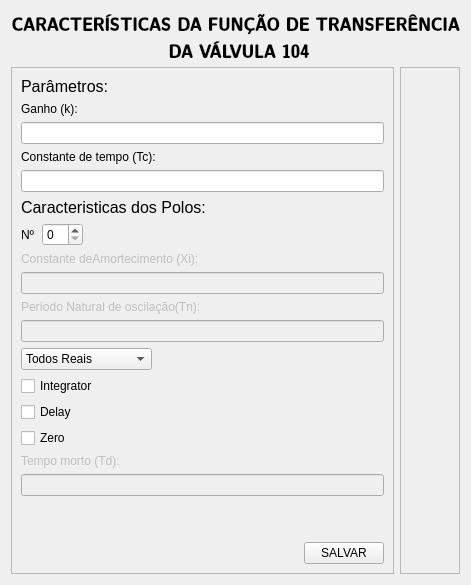
        <widget class="QWidget" name="Elements_TF">
         <layout class="QGridLayout" name="gridLayout_25">
          <item row="0" column="0" colspan="2">
           <widget class="QLabel" name="label_78">
            <property name="maximumSize">
             <size>
              <width>16777215</width>
              <height>50</height>
             </size>
            </property>
            <property name="font">
             <font>
              <family>Latin Modern Sans Demi Cond</family>
              <pointsize>14</pointsize>
              <weight>75</weight>
              <bold>true</bold>
             </font>
            </property>
            <property name="text">
             <string>CARACTERÍSTICAS DA FUNÇÃO DE TRANSFERÊNCIA
 DA VÁLVULA 104</string>
            </property>
            <property name="alignment">
             <set>Qt::AlignCenter</set>
            </property>
           </widget>
          </item>
          <item row="1" column="0">
           <widget class="QFrame" name="frame_44">
            <property name="frameShape">
             <enum>QFrame::StyledPanel</enum>
            </property>
            <property name="frameShadow">
             <enum>QFrame::Raised</enum>
            </property>
            <layout class="QGridLayout" name="gridLayout_24">
             <item row="0" column="0">
              <layout class="QVBoxLayout" name="verticalLayout_47">
               <item>
                <widget class="QLabel" name="label_79">
                 <property name="font">
                  <font>
                   <pointsize>12</pointsize>
                  </font>
                 </property>
                 <property name="text">
                  <string>Parâmetros:</string>
                 </property>
                </widget>
               </item>
               <item>
                <widget class="QLabel" name="label_80">
                 <property name="text">
                  <string>Ganho (k):</string>
                 </property>
                </widget>
               </item>
               <item>
                <widget class="QLineEdit" name="lineEdit_26"/>
               </item>
               <item>
                <widget class="QLabel" name="label_81">
                 <property name="text">
                  <string>Constante de tempo (Tc):</string>
                 </property>
                </widget>
               </item>
               <item>
                <widget class="QLineEdit" name="lineEdit_27"/>
               </item>
               <item>
                <widget class="QLabel" name="label_82">
                 <property name="font">
                  <font>
                   <pointsize>12</pointsize>
                  </font>
                 </property>
                 <property name="text">
                  <string>Caracteristicas dos Polos: </string>
                 </property>
                </widget>
               </item>
               <item>
                <layout class="QHBoxLayout" name="horizontalLayout_43">
                 <item>
                  <widget class="QLabel" name="label_83">
                   <property name="text">
                    <string>Nº</string>
                   </property>
                  </widget>
                 </item>
                 <item>
                  <widget class="QSpinBox" name="spinBox_6"/>
                 </item>
                 <item>
                  <spacer name="horizontalSpacer_28">
                   <property name="orientation">
                    <enum>Qt::Horizontal</enum>
                   </property>
                   <property name="sizeHint" stdset="0">
                    <size>
                     <width>40</width>
                     <height>20</height>
                    </size>
                   </property>
                  </spacer>
                 </item>
                </layout>
               </item>
              </layout>
             </item>
             <item row="1" column="0">
              <layout class="QVBoxLayout" name="verticalLayout_48">
               <item>
                <widget class="QLabel" name="label_84">
                 <property name="enabled">
                  <bool>false</bool>
                 </property>
                 <property name="text">
                  <string>Constante deAmortecimento (Xi):</string>
                 </property>
                </widget>
               </item>
               <item>
                <widget class="QLineEdit" name="lineEdit_28">
                 <property name="enabled">
                  <bool>false</bool>
                 </property>
                </widget>
               </item>
              </layout>
             </item>
             <item row="2" column="0">
              <layout class="QVBoxLayout" name="verticalLayout_49">
               <item>
                <widget class="QLabel" name="label_85">
                 <property name="enabled">
                  <bool>false</bool>
                 </property>
                 <property name="text">
                  <string>Período Natural de oscilação(Tn):</string>
                 </property>
                </widget>
               </item>
               <item>
                <widget class="QLineEdit" name="lineEdit_29">
                 <property name="enabled">
                  <bool>false</bool>
                 </property>
                </widget>
               </item>
              </layout>
             </item>
             <item row="3" column="0">
              <layout class="QHBoxLayout" name="horizontalLayout_44">
               <item>
                <widget class="QComboBox" name="comboBox_6">
                 <item>
                  <property name="text">
                   <string>Todos Reais</string>
                  </property>
                 </item>
                 <item>
                  <property name="text">
                   <string>Todos Imaginários</string>
                  </property>
                 </item>
                </widget>
               </item>
               <item>
                <spacer name="horizontalSpacer_29">
                 <property name="orientation">
                  <enum>Qt::Horizontal</enum>
                 </property>
                 <property name="sizeHint" stdset="0">
                  <size>
                   <width>40</width>
                   <height>20</height>
                  </size>
                 </property>
                </spacer>
               </item>
              </layout>
             </item>
             <item row="4" column="0">
              <layout class="QVBoxLayout" name="verticalLayout_50">
               <item>
                <widget class="QCheckBox" name="checkBox_16">
                 <property name="text">
                  <string>Integrator</string>
                 </property>
                </widget>
               </item>
               <item>
                <widget class="QCheckBox" name="checkBox_17">
                 <property name="text">
                  <string>Delay</string>
                 </property>
                </widget>
               </item>
               <item>
                <widget class="QCheckBox" name="checkBox_18">
                 <property name="text">
                  <string>Zero</string>
                 </property>
                </widget>
               </item>
              </layout>
             </item>
             <item row="5" column="0">
              <widget class="QLabel" name="label_86">
               <property name="enabled">
                <bool>false</bool>
               </property>
               <property name="text">
                <string>Tempo morto (Td):</string>
               </property>
              </widget>
             </item>
             <item row="6" column="0">
              <widget class="QLineEdit" name="lineEdit_30">
               <property name="enabled">
                <bool>false</bool>
               </property>
              </widget>
             </item>
             <item row="7" column="0">
              <spacer name="verticalSpacer_6">
               <property name="orientation">
                <enum>Qt::Vertical</enum>
               </property>
               <property name="sizeHint" stdset="0">
                <size>
                 <width>20</width>
                 <height>40</height>
                </size>
               </property>
              </spacer>
             </item>
             <item row="8" column="0">
              <layout class="QHBoxLayout" name="horizontalLayout_45">
               <item>
                <spacer name="horizontalSpacer_30">
                 <property name="orientation">
                  <enum>Qt::Horizontal</enum>
                 </property>
                 <property name="sizeHint" stdset="0">
                  <size>
                   <width>40</width>
                   <height>20</height>
                  </size>
                 </property>
                </spacer>
               </item>
               <item>
                <widget class="QPushButton" name="pushButton_106">
                 <property name="text">
                  <string>SALVAR</string>
                 </property>
                 <property name="icon">
                  <iconset resource="filter.qrc">
                   <normaloff>:/icons/calculator.svg</normaloff>:/icons/calculator.svg</iconset>
                 </property>
                 <property name="iconSize">
                  <size>
                   <width>30</width>
                   <height>30</height>
                  </size>
                 </property>
                </widget>
               </item>
              </layout>
             </item>
            </layout>
           </widget>
          </item>
          <item row="1" column="1">
           <widget class="QFrame" name="frame_45">
            <property name="maximumSize">
             <size>
              <width>100</width>
              <height>16777215</height>
             </size>
            </property>
            <property name="styleSheet">
             <string notr="true"/>
            </property>
            <property name="frameShape">
             <enum>QFrame::StyledPanel</enum>
            </property>
            <property name="frameShadow">
             <enum>QFrame::Raised</enum>
            </property>
            <layout class="QVBoxLayout" name="verticalLayout_51">
             <item>
              <widget class="QPushButton" name="pushButton_107">
               <property name="enabled">
                <bool>false</bool>
               </property>
               <property name="text">
                <string/>
               </property>
               <property name="icon">
                <iconset resource="filter.qrc">
                 <normaloff>:/icons/tools-and-utensils.svg</normaloff>:/icons/tools-and-utensils.svg</iconset>
               </property>
               <property name="iconSize">
                <size>
                 <width>48</width>
                 <height>48</height>
                </size>
               </property>
               <property name="flat">
                <bool>true</bool>
               </property>
              </widget>
             </item>
             <item>
              <widget class="QPushButton" name="pushButton_108">
               <property name="enabled">
                <bool>false</bool>
               </property>
               <property name="text">
                <string/>
               </property>
               <property name="icon">
                <iconset resource="filter.qrc">
                 <normaloff>:/icons/transfer_function.svg</normaloff>:/icons/transfer_function.svg</iconset>
               </property>
               <property name="iconSize">
                <size>
                 <width>48</width>
                 <height>48</height>
                </size>
               </property>
               <property name="flat">
                <bool>true</bool>
               </property>
              </widget>
             </item>
             <item>
              <widget class="QPushButton" name="pushButton_109">
               <property name="enabled">
                <bool>false</bool>
               </property>
               <property name="text">
                <string/>
               </property>
               <property name="icon">
                <iconset resource="filter.qrc">
                 <normaloff>:/icons/graphs.svg</normaloff>:/icons/graphs.svg</iconset>
               </property>
               <property name="iconSize">
                <size>
                 <width>48</width>
                 <height>48</height>
                </size>
               </property>
               <property name="flat">
                <bool>true</bool>
               </property>
              </widget>
             </item>
             <item>
              <widget class="QPushButton" name="pushButton_110">
               <property name="enabled">
                <bool>false</bool>
               </property>
               <property name="text">
                <string/>
               </property>
               <property name="icon">
                <iconset resource="filter.qrc">
                 <normaloff>:/icons/settings.svg</normaloff>:/icons/settings.svg</iconset>
               </property>
               <property name="iconSize">
                <size>
                 <width>48</width>
                 <height>48</height>
                </size>
               </property>
               <property name="flat">
                <bool>true</bool>
               </property>
              </widget>
             </item>
             <item>
              <widget class="QPushButton" name="pushButton_111">
               <property name="text">
                <string/>
               </property>
               <property name="icon">
                <iconset resource="filter.qrc">
                 <normaloff>:/icons/reply.svg</normaloff>:/icons/reply.svg</iconset>
               </property>
               <property name="iconSize">
                <size>
                 <width>48</width>
                 <height>48</height>
                </size>
               </property>
               <property name="flat">
                <bool>true</bool>
               </property>
              </widget>
             </item>
            </layout>
           </widget>
          </item>
         </layout>
        </widget>
